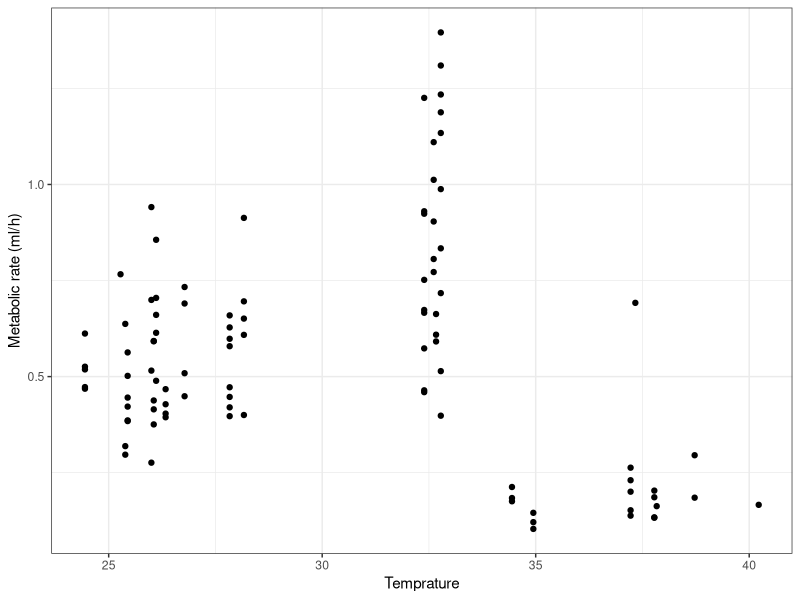

Here is the R script that generated this plot:
## ---- chunk 1
library(tidyverse)
## ---- chunk 2
data <- read.csv("raw_data/data.csv")
head(data)
## ---- chunk 3
ggplot(data, mapping = aes(x = TempC, y = VO2_ml_per_h)) +
  geom_point() +
  theme_bw() +
  xlab("Temprature") +
  ylab("Metabolic rate (ml/h)") 
